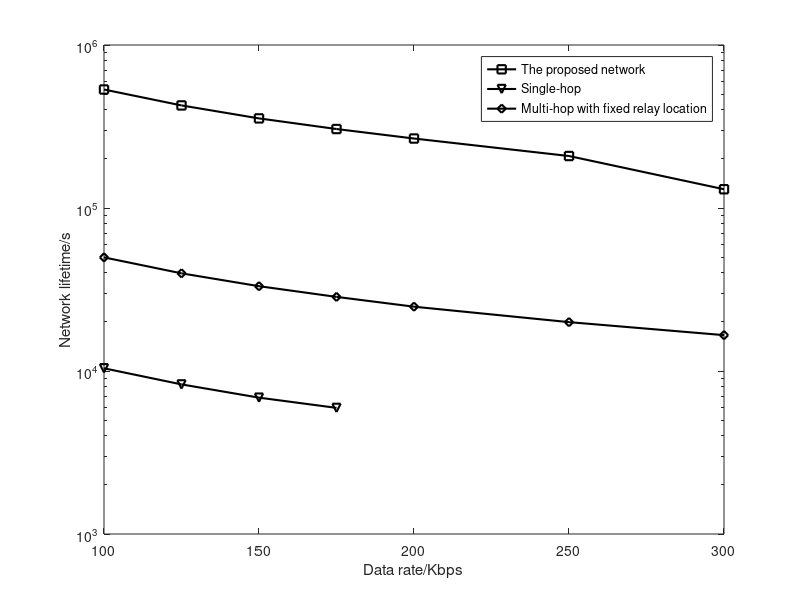

The MATLAB source for this figure:
clear all;
close all;
clc;

%% analysis over data rate
% 100 kbps
f1 = 100;
t_tilde(1) = 13.186737117100977;
t_tilde_singleHop(1) = 9.24856;
t_tilde_fixedRelayLocation(1) = 10.8154;
% 125 kbps
f2 = 125;
t_tilde(2) = 12.962013170151346;
t_tilde_singleHop(2) = 9.02109;
t_tilde_fixedRelayLocation(2) = 10.5899;
% 150 kbps
f3 = 150;
t_tilde(3) = 12.778728409195276;
t_tilde_singleHop(3) = 8.83394;
t_tilde_fixedRelayLocation(3) = 10.4084;
% 175 kbps
f4 = 175;
t_tilde(4) = 12.628512698106517;
t_tilde_singleHop(4) = 8.68945;
t_tilde_fixedRelayLocation(4) = 10.2573;
% 200 kbps
f5 = 200;
t_tilde(5) = 12.494405178542138;
t_tilde_singleHop(5) = NaN;
t_tilde_fixedRelayLocation(5) = 10.1188;
% 250 kbps
f6 = 250;
t_tilde(6) = 12.247213365266145;
t_tilde_singleHop(6) = NaN;
t_tilde_fixedRelayLocation(6) = 9.9007;
% 300 kbps
f7 = 300;
t_tilde(7) = 11.778000000000000;
t_tilde_singleHop(7) = NaN;
t_tilde_fixedRelayLocation(7) = 9.71687;

semilogy([f1 f2 f3 f4 f5 f6 f7], exp(t_tilde), 'ks-','linewidth',1.5);
hold on;
semilogy([f1 f2 f3 f4 f5 f6 f7],exp(t_tilde_singleHop), 'kv-','linewidth',1.5);
hold on;
semilogy([f1 f2 f3 f4 f5 f6 f7],exp(t_tilde_fixedRelayLocation), 'kd-','linewidth',1.5);

legend('The proposed network','Single-hop','Multi-hop with fixed relay location');

xlabel('Data rate/Kbps');
ylabel('Network lifetime/s');